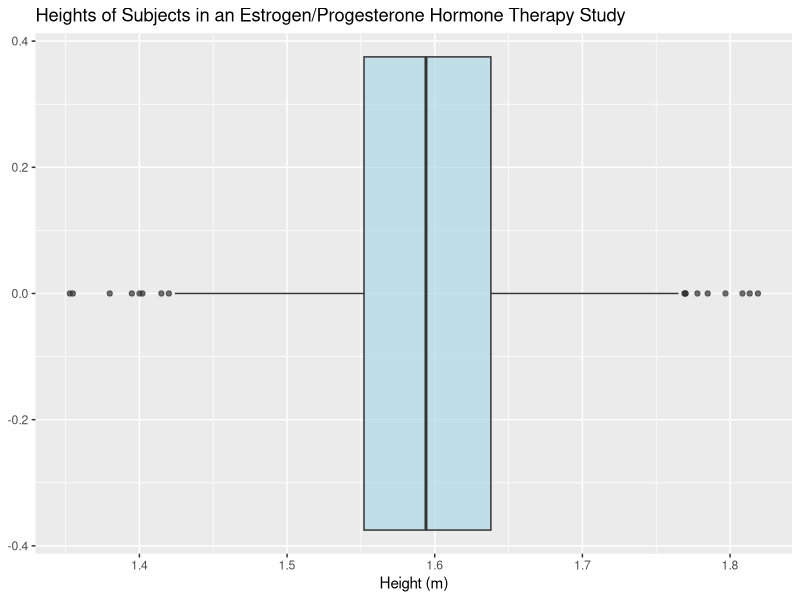
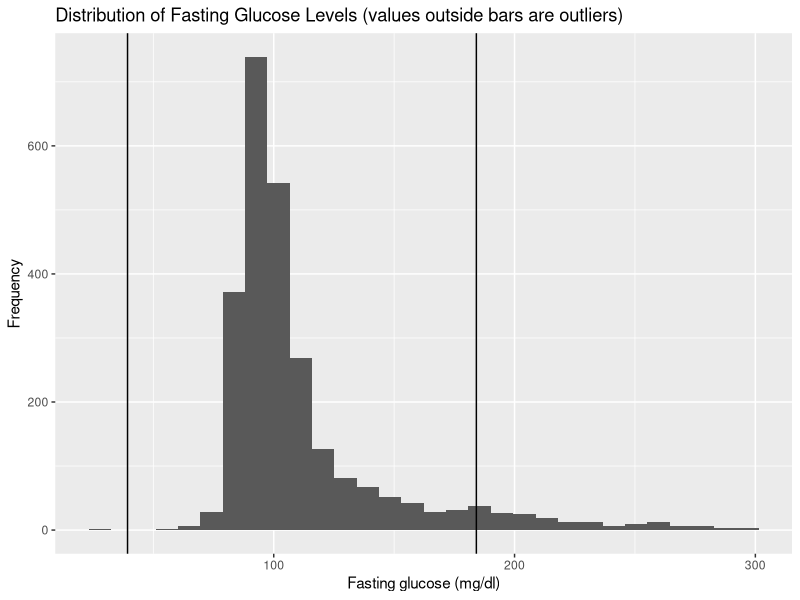
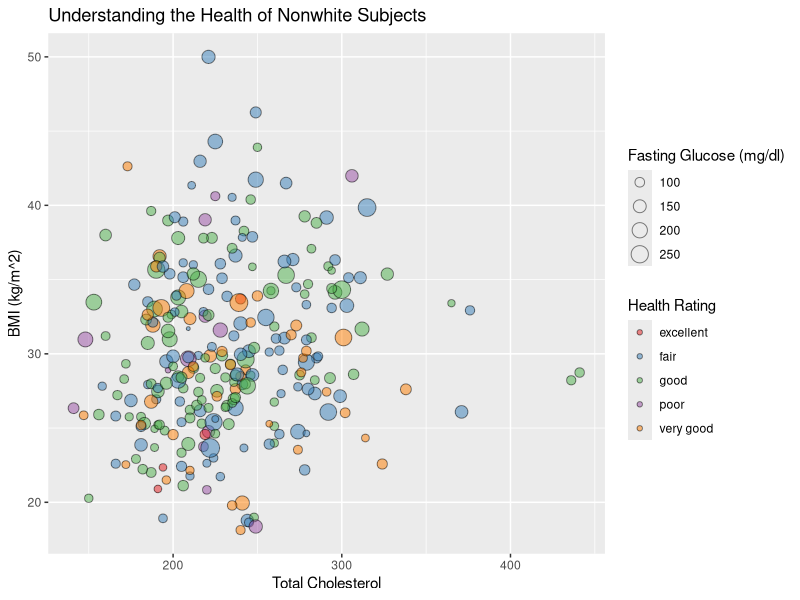

The R source for these figures, in order:
## ---- chunk 1
hersdata.comp=read.csv("hersdata.csv")
attach(hersdata.comp)
library(ggplot2)
## ---- chunk 2
heights=sqrt(weight/BMI)
ggplot()+
  geom_boxplot(aes(x=heights),fill="lightblue",alpha=0.7)+
  xlab("Height (m)")+
  ggtitle("Heights of Subjects in an Estrogen/Progesterone Hormone Therapy Study")
## ---- chunk 3
outlier_vals=function(x){
  output=c(mean(x)-2*sd(x),mean(x)+2*sd(x))
  output.names=c("low.val","high.val")
  return(output)
}
gluoutliers=outlier_vals(glucose)
ggplot()+
  geom_histogram(aes(x=glucose))+
  geom_vline(xintercept=gluoutliers[1])+
  geom_vline(xintercept=gluoutliers[2])+
  xlab("Fasting glucose (mg/dl)")+
  ylab("Frequency")+
  ggtitle("Distribution of Fasting Glucose Levels (values outside bars are outliers)")
## ---- chunk 4
ggplot(hersdata.comp[raceth!="White",],aes(x=tchol,y=BMI,fill=globrat,size=glucose))+
  geom_point(shape=21,color="black",alpha=0.5)+
  scale_size_continuous(name="Fasting Glucose (mg/dl)")+
  scale_fill_brewer(palette="Set1",name="Health Rating")+
  xlab("Total Cholesterol")+
  ylab("BMI (kg/m^2)")+
  ggtitle("Understanding the Health of Nonwhite Subjects")
